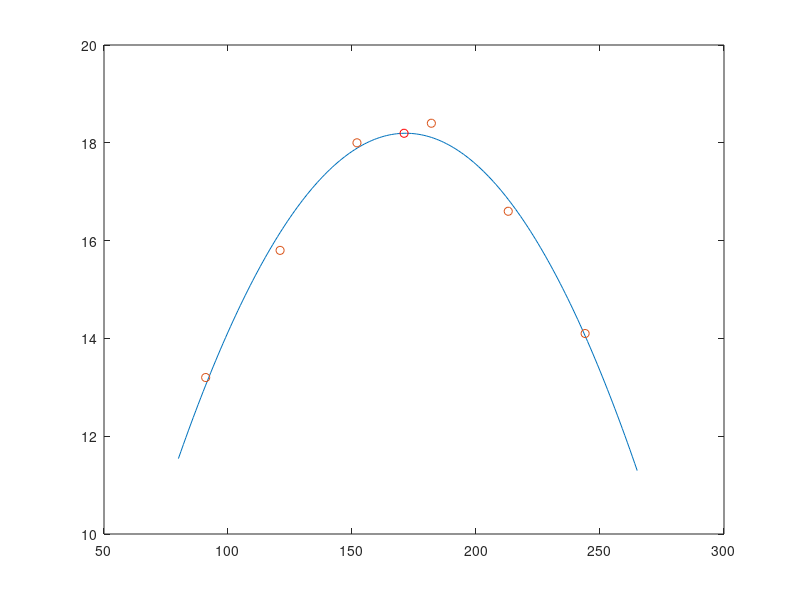

Reproduce this figure in MATLAB.
function func3a()
%UNTITLED3 Summary of this function goes here
%   Detailed explanation goes here


y = [91 121 152 182 213 244];
A = [ones(6,1) y' power(y',2)];
x = 80:1:265;
b = [13.2 15.8 18 18.4 16.6 14.1];
c = A\(b');

ekv(x) = c(1)+c(2)*x+c(3)*power(x,2);
plot(x,ekv(x));
ekv(170) %solens timmar dag 170
hold on

plot(y,b, 'o');
plot(171,ekv(171), 'ro');
hold off

end

